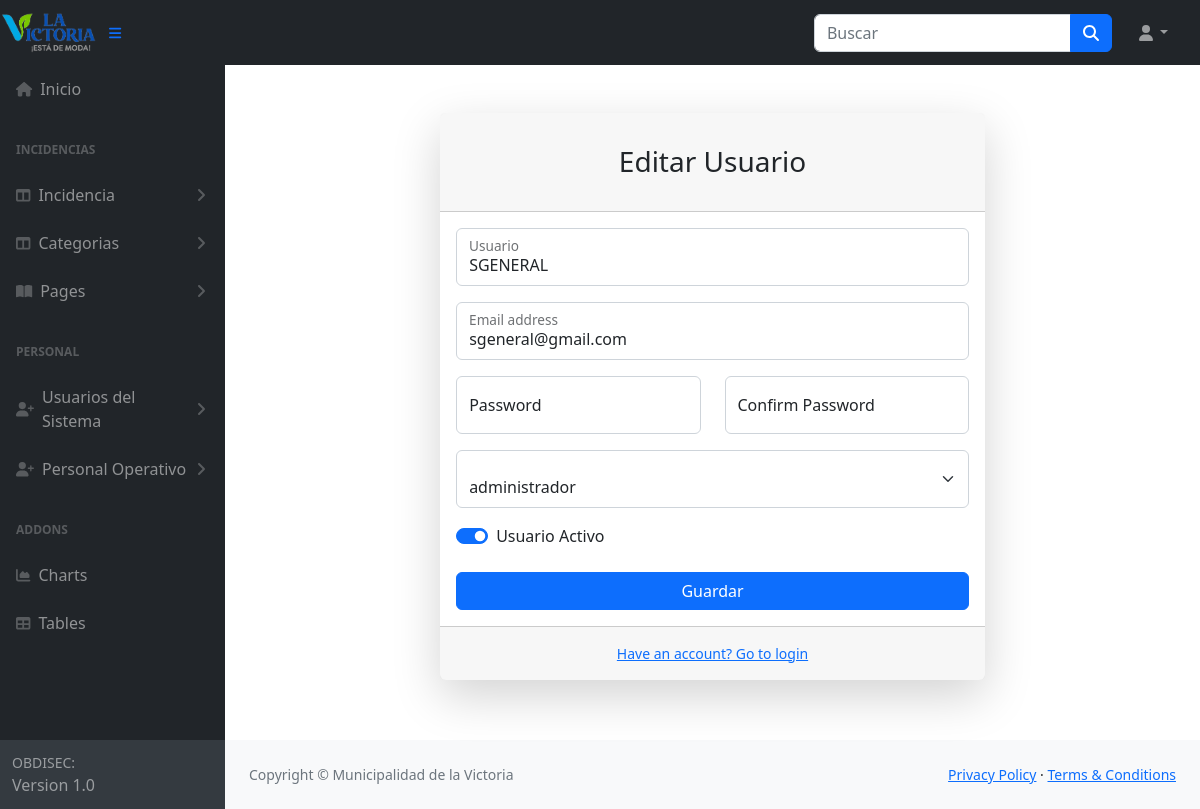
The app's page /usuarios/3/editar/ (signed in) with its own data.
### usuarios/models.py (models this page shows)
class Usuario(AbstractUser):
    TIPO_CHOICES =[
        ('admin','administrador'),
        ('operador','Operador'),
        ('lector','Lector'),
    ]
    tipo = models.CharField(max_length=10, choices=TIPO_CHOICES)

### usuarios/views.py (the view)
# urls.py: path('<int:pk>/editar/', views.UsuarioUpdateView.as_view(), name='usuario_edit'),
class UsuarioUpdateView(LoginRequiredMixin, AdminRequiredMixin, UpdateView):
    model = Usuario
    form_class = UsuarioForm
    template_name = 'usuarios/usuario_form.html'
    success_url = reverse_lazy('usuario_list')

### usuarios/forms.py (shortened to what this page needs)
class UsuarioForm(forms.ModelForm):
    password = forms.CharField(widget=forms.PasswordInput)
    class Meta:
        model = Usuario
        fields = ['username', 'email', 'password', 'tipo', 'is_active']

### usuarios/views.py (called while the page is built)
    def test_func(self):
        return self.request.user.is_authenticated and self.request.user.tipo == 'admin'

### usuarios/templates/usuarios/usuario_form.html (shortened to what this page needs)
{% extends "base.html" %}
{% load static %}
{% block content%}
<div id="layoutAuthentication_content">
                <main>
                    <div class="container">
                        <div class="row justify-content-center">
                            <div class="col-lg-7">
                                <div class="card shadow-lg border-0 rounded-lg mt-5">
                                    <div class="card-header"><h3 class="text-center font-weight-light my-4">{% if object %}Editar Usuario{% else %}Crear Usuario{% endif %}</h3></div>
                                    <div class="card-body">
                                        <form method="post">
                                            <div class="form-floating mb-3 ">
                                                <input class="form-control" id="inputFirstName" type="text" placeholder="Enter your first name" name="username" value="{{ form.username.value |default_if_none:'' }}">
                                                <label for="inputFirstName">Usuario</label>
                                            </div>
                                            <div class="form-floating mb-3">
                                                <input class="form-control" id="inputEmail" type="email" placeholder="name@example.com" name="email" value="{{ form.email.value |default_if_none:'' }}" />
                                                <label for="inputEmail">Email address</label>
                                            </div>
                                            <div class="row mb-3">
                                                <div class="col-md-6">
                                                    <div class="form-floating mb-3 mb-md-0">
                                                        <input class="form-control" id="inputPassword" name="password" placeholder="password" type="password">
                                                        <label for="inputPassword">Password</label>
                                                    </div>
                                                </div>
                                                <div class="col-md-6">
                                                    <div class="form-floating mb-3 mb-md-0">
                                                        <input class="form-control" id="inputPasswordConfirm" type="password" placeholder="Confirm password" name="password2" />
                                                        <label for="inputPasswordConfirm">Confirm Password</label>
                                                    </div>
                                                </div>
                                            </div>
                                            <div class="form-floating mb-3 ">
                                                <select name="tipo" required id="id_tipo" class="form-select">
                                                  <option value="admin" {% if form.tipo.value == 'admin' %}selected{% endif %}>administrador</option>
                                                </select>
                                            </div>
                                            <div class="form-floating mb-3 mb-md-0">
                                                <div class="form-check form-switch">
                                                    <input class="form-check-input" type="checkbox" id="flexSwitchCheckChecked" name="is_active"{% if form.is_active.value %}checked{% endif %}>
                                                    <label class="form-check-label" for="flexSwitchCheckChecked">Usuario Activo</label>
                                                </div>
                                            </div>
                                            <div class="mt-4 mb-0">
                                                <div class="d-grid"><button type="submit" class="btn btn-primary btn-block" >Guardar</button></div>
                                            </div>
                                        </form>
                                    </div>
                                    <div class="card-footer text-center py-3">
                                        <div class="small"><a href="login.html">Have an account? Go to login</a></div>
                                    </div>
                                </div>
                            </div>
                        </div>
                    </div>
                </main>
            </div>
{% endblock %}

### records on screen
Usuario: username "SGENERAL", email "sgeneral@gmail.com", tipo "administrador"
